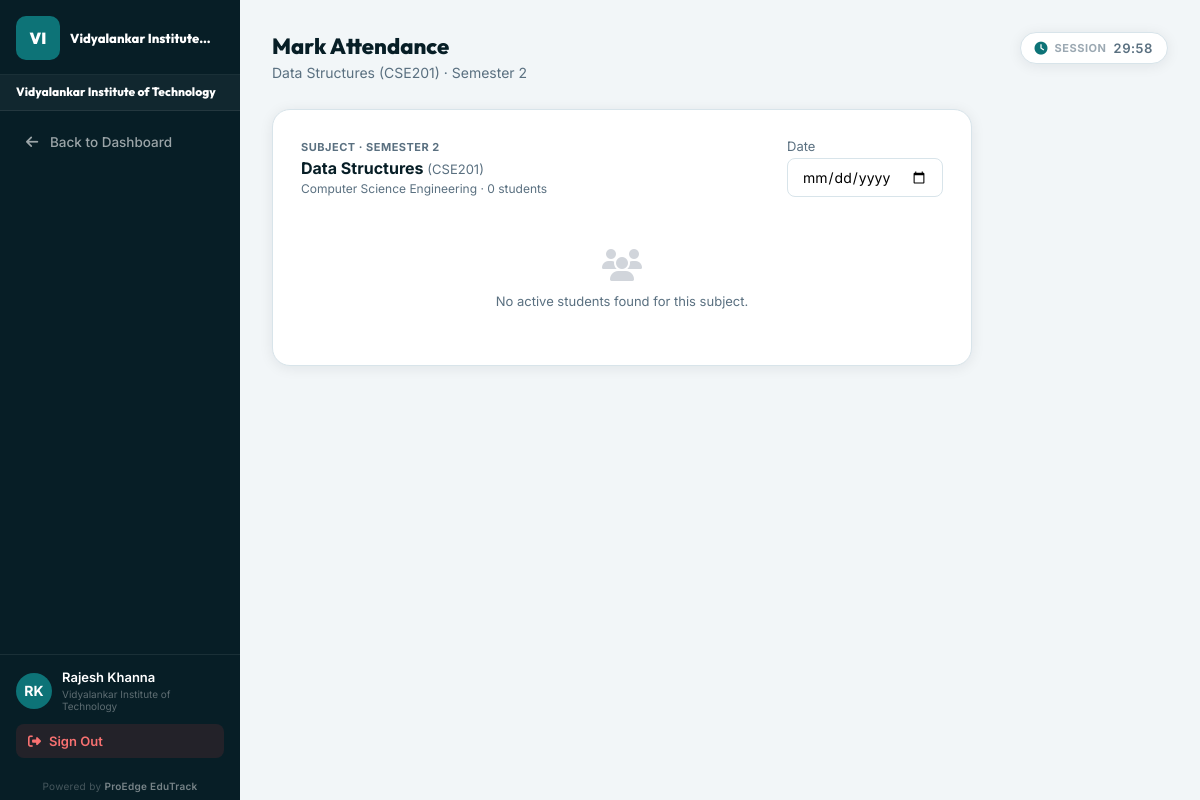
The page /dashboard/faculty/attendance/357/ (signed in) on the database its author committed.
### students/models.py (models this page shows, shortened)
class College(models.Model):
    name = models.CharField(max_length=150, unique=True)
    code = models.CharField(max_length=30, unique=True)
    city = models.CharField(max_length=100, blank=True)
    state = models.CharField(max_length=100, blank=True)
    logo = models.ImageField(upload_to='college_logos/', null=True, blank=True)
    student_id_rule = models.CharField(max_length=100, default='{YEAR}-{CODE}-{DEPT}-{SERIAL}')
    faculty_id_rule = models.CharField(max_length=100, default='FAC-{CODE}-{SERIAL}')
    email = models.EmailField(null=True, blank=True)
    website = models.URLField(null=True, blank=True)
    is_active = models.BooleanField(default=True)
    created_at = models.DateTimeField(auto_now_add=True)

class Subject(models.Model):
    CATEGORY_CHOICES = [
        ('PC',    'Program Core'),
        ('PE',    'Program Elective'),
        ('OE',    'Open Elective'),
        ('BS',    'Basic Science'),
        ('PC/BS', 'Program Core / Basic Science'),
        ('MC',    'Mandatory Course'),
        ('PW',    'Project Work'),
        ('AC',    'Audit Course'),
        ('HS',    'Humanities & Social Science'),
        ('ES',    'Engineering Science'),
        ('OTHER', 'Other'),
    ]
    name = models.CharField(max_length=100)
    code = models.CharField(max_length=20)  # unique per department, not globally
    department = models.ForeignKey(Department, on_delete=models.CASCADE)
    semester = models.IntegerField()
    weekly_hours = models.IntegerField(default=3)
    lecture_hours   = models.IntegerField(default=3, help_text="Lecture hours per week (L)")
    tutorial_hours  = models.IntegerField(default=0, help_text="Tutorial hours per week (T)")
    practical_hours = models.IntegerField(default=0, help_text="Practical/Lab hours per week (P)")
    credits         = models.IntegerField(default=3, help_text="Credits (C)")
    category        = models.CharField(max_length=10, choices=CATEGORY_CHOICES, default='PC', help_text="Subject category")
    class Meta:
        unique_together = ('department', 'code')

class Department(models.Model):
    college = models.ForeignKey(College, on_delete=models.CASCADE, null=True, blank=True, related_name='departments')
    name = models.CharField(max_length=100)
    code = models.CharField(max_length=20)
    section_capacity = models.PositiveIntegerField(default=60)
    description = models.TextField(null=True, blank=True)
    established_year = models.IntegerField(null=True, blank=True)
    created_at = models.DateTimeField(auto_now_add=True)
    is_deleted = models.BooleanField(default=False)
    class Meta:
        unique_together = (
            ('college', 'name'),
            ('college', 'code'),
        )

### students/views/_legacy.py (the view, shortened to what this page needs)
# urls.py: path('dashboard/faculty/attendance/<int:subject_id>/', views.faculty_mark_attendance, name='faculty_mark_attendance'),
@login_required
def faculty_mark_attendance(request, subject_id):
    subject = get_object_or_404(Subject, pk=subject_id)
    try:
        faculty = Faculty.objects.get(user=request.user)
    except Faculty.DoesNotExist:
        faculty = None
    allowed, msg = _check_attendance_permission(request.user, subject)
    if not allowed:
        messages.error(request, msg)
        return redirect('dashboard')
    if msg: messages.info(request, msg)
    students = Student.objects.filter(
        department=subject.department,
        current_semester=subject.semester,
        status='ACTIVE',
        is_deleted=False
    ).select_related('user').order_by('roll_number')
    context = {'subject': subject, 'students': students, 'today': timezone.now().date()}
    return render(request, 'faculty/mark_attendance.html', context)

### students/context_processors.py (called while the page is built)
def college_branding(request):
    if not request.user.is_authenticated or request.user.is_superuser:
        return {}
    try:
        role = UserRole.objects.select_related('college').get(user=request.user)
        college = role.college
    except UserRole.DoesNotExist:
        return {}
    if not college:
        return {'college': None, 'branding': None}
    branding, _ = CollegeBranding.objects.get_or_create(college=college)
    return {'college': college, 'branding': branding}

### students/views/_legacy.py (called while the page is built, shortened)
def _check_attendance_permission(user, subject, slot=None):
    from django.conf import settings
    role = getattr(user, 'userrole', None)
    if not role: return False, "No role assigned."
    if user.is_superuser: return True, ""
    if role.role == 2 and hasattr(user, 'hod') and user.hod.department == subject.department:
        return True, ""

### templates/faculty/mark_attendance.html (shortened to what this page needs)
{% extends 'dashboards/base_dashboard.html' %}
{% block page_title %}Mark Attendance{% endblock %}
{% block page_sub %}{{ subject.name }} ({{ subject.code }}) · Semester {{ subject.semester }}{% endblock %}
{% block sidebar_links %}
<a href="{% url 'faculty_dashboard' %}" class="sb-link"><i class="fas fa-arrow-left"></i> Back to Dashboard</a>
{% endblock %}
{% block dashboard_content %}
<div class="att-form">
  <div class="att-header">
    <div>
      <div style="font-size:11px;color:var(--muted);font-weight:700;text-transform:uppercase;letter-spacing:.5px;margin-bottom:4px">Subject · Semester {{ subject.semester }}</div>
      <div style="font-size:16px;font-weight:700;color:var(--deep)">{{ subject.name }} <span style="color:var(--muted);font-weight:400;font-size:13px">({{ subject.code }})</span></div>
      <div style="font-size:12px;color:var(--muted);margin-top:3px">{{ subject.department.name }} · {{ students|length }} student{{ students|length|pluralize }}</div>
    </div>
    <div>
      <div style="font-size:13px;color:var(--muted);margin-bottom:4px">Date</div>
      <input type="date" id="date-picker" value="{{ today }}" class="date-input"/>
    </div>
  </div>
  {% if students %}
  <div class="bulk-btns">
    <button type="button" class="bulk-btn" onclick="markAll('PRESENT')"><i class="fas fa-check" style="color:var(--teal)"></i> All Present</button>
    <button type="button" class="bulk-btn" onclick="markAll('ABSENT')"><i class="fas fa-times" style="color:var(--red)"></i> All Absent</button>
  </div>
  <form method="POST">
    {% csrf_token %}
    <input type="hidden" name="date" id="form-date" value="{{ today }}"/>
    {% for student in students %}
    <div class="student-row">
      <div class="s-avatar">{{ student.user.first_name|first|upper }}{{ student.user.last_name|first|upper }}</div>
      <div style="flex:1">
        <div class="s-name">{{ student.user.get_full_name|default:student.user.username }}</div>
        <div class="s-roll">{{ student.roll_number }}</div>
      </div>
      <div class="radio-group">
        <label class="radio-opt">
          <input type="radio" name="status_{{ student.id }}" value="PRESENT" checked/>
          <label style="color:var(--teal)">Present</label>
        </label>
        <label class="radio-opt">
          <input type="radio" name="status_{{ student.id }}" value="ABSENT"/>
          <label style="color:var(--red)">Absent</label>
        </label>
        <label class="radio-opt">
          <input type="radio" name="status_{{ student.id }}" value="LATE"/>
          <label style="color:var(--gold)">Late</label>
        </label>
      </div>
    </div>
    {% endfor %}
    <button type="submit" class="submit-btn"><i class="fas fa-save"></i> Save Attendance</button>
  </form>
  {% else %}
    <div class="empty"><i class="fas fa-users" style="font-size:32px;display:block;margin-bottom:12px;color:#d1d5db"></i>No active students found for this subject.</div>
  {% endif %}
</div>
{% endblock %}

### templates/dashboards/base_dashboard.html (shortened to what this page needs)
{% extends 'base.html' %}
{% load static %}
{% block body %}
<div class="db-layout">
  <aside class="db-sidebar" id="db-sidebar">
    <div class="sb-head">
      {% if college and college.logo %}
        <img src="{{ college.logo.url }}" alt="{{ college.name }}" class="sb-college-logo"/>
        <button class="sb-close" id="sb-close" aria-label="Close menu"><i class="fas fa-times"></i></button>
      {% elif college %}
        <div class="sb-college-initials">{{ college.code|slice:":2"|upper }}</div>
        <div class="sb-college-head-name">{{ college.name|truncatechars:22 }}</div>
      {% else %}
        <div style="font-family:'Outfit',sans-serif;font-size:20px;font-weight:900;color:#fff">Edu<span style="color:var(--teal-lt)">Track</span></div>
        <button class="sb-close" id="sb-close" aria-label="Close menu"><i class="fas fa-times"></i></button>
      {% endif %}
    </div>
    {% if college %}
    <div class="sb-college-banner">
      <div class="sb-college-name">{{ college.name }}</div>
    </div>
    {% endif %}
    <nav class="sb-nav">
      {% block sidebar_links %}{% endblock %}
    </nav>
    <div class="sb-foot">
      <div class="sb-user">
        <div class="sb-avatar">{{ request.user.first_name|first|upper }}{{ request.user.last_name|first|upper }}</div>
        <div class="sb-user-info">
          <div class="sb-user-name">{{ request.user.get_full_name|default:request.user.username }}</div>
          {% if college %}<div class="sb-user-college">{{ college.name }}</div>{% endif %}
        </div>
      </div>
      <a href="{% url 'logout' %}" class="sb-logout">
        <i class="fas fa-sign-out-alt"></i> Sign Out
      </a>
    </div>
    <div class="sb-powered">Powered by <span>ProEdge EduTrack</span></div>
  </aside>
  <main class="db-main">
    <div class="db-page-head">
      <div class="db-page-head-row">
        <div>
          <h1 class="db-page-title">{% block page_title %}Dashboard{% endblock %}</h1>
          <p class="db-page-sub">{% block page_sub %}Welcome back, {{ request.user.first_name|default:request.user.username }}{% endblock %}</p>
        </div>
        <div class="topbar-session-timer{% if request.is_college_admin %} admin-timer-hidden{% endif %}" id="sb-session-timer" title="Session time remaining">
          <i class="fas fa-clock"></i>
          <span class="timer-label">Session</span>
          <span id="sb-timer-display" style="font-variant-numeric:tabular-nums;letter-spacing:.5px">--:--</span>
        </div>
      </div>
    </div>
    {% block dashboard_content %}{% endblock %}
  </main>
</div>
{% endblock %}

### templates/base.html (style rules this page uses)
*,*::before,*::after { margin:0;padding:0;box-sizing:border-box }
:root { --teal:#0d7377;--teal-lt:#14a085;--teal-dk:#095c60; --gold:#e6a817;--gold-lt:#f5c842; --deep:#071e26;--deep2:#0b2d38; --bg:#f2f6f8;--surface:#fff;--surface2:#e8f0f3; --border:#d8e4ea;--text:#0d1f2d;--muted:#5a7080; --green:#10b981;--red:#ef4444;--warning:#f59e0b; --sh:0 2px 14px rgba(7,30,38,.08); --sh-md:0 6px 28px rgba(7,30,38,.12); --r:10px;--r-lg:18px; }
html { scroll-behavior:smooth }
body { font-family:'Inter',sans-serif;background:var(--bg);color:var(--text);min-height:100vh }
a { text-decoration:none }

### templates/faculty/mark_attendance.html (style rules this page uses)
.att-form { background:#fff;border:1px solid var(--border);border-radius:var(--r-lg);box-shadow:var(--sh);padding:28px;max-width:700px }
.att-header { display:flex;align-items:center;justify-content:space-between;margin-bottom:24px;flex-wrap:wrap;gap:12px }
.date-input { padding:9px 14px;border:1.5px solid var(--border);border-radius:8px;font-size:14px;font-family:'Inter',sans-serif;outline:none;transition:border-color .2s }
.empty { text-align:center;padding:40px;color:var(--muted) }

### templates/dashboards/base_dashboard.html (style rules this page uses)
.db-layout { display:flex;min-height:100vh }
.db-sidebar { width:240px;background:var(--deep);color:#fff;display:flex;flex-direction:column;flex-shrink:0;position:sticky;top:0;height:100vh;overflow-y:auto;transition:transform .3s ease }
.sb-head { padding:16px 16px 14px;border-bottom:1px solid rgba(255,255,255,.08);display:flex;align-items:center;gap:10px;min-height:72px }
.sb-college-initials { width:44px;height:44px;border-radius:10px;background:var(--teal);display:flex;align-items:center;justify-content:center;font-family:'Outfit',sans-serif;font-size:16px;font-weight:900;color:#fff;flex-shrink:0 }
.sb-college-head-name { font-family:'Outfit',sans-serif;font-size:13px;font-weight:800;color:#fff;line-height:1.3;flex:1;min-width:0;word-break:break-word }
.sb-nav { padding:14px 12px;flex:1 }
.sb-foot { padding:14px 16px;border-top:1px solid rgba(255,255,255,.08) }
.sb-user { display:flex;align-items:center;gap:10px;margin-bottom:12px }
.sb-avatar { width:36px;height:36px;border-radius:50%;background:var(--teal);display:flex;align-items:center;justify-content:center;font-size:14px;font-weight:700;color:#fff;flex-shrink:0 }
.sb-user-name { font-size:13px;font-weight:600;color:#fff;line-height:1.3 }
.sb-user-college { font-size:10px;color:rgba(255,255,255,.35);margin-top:2px }
.sb-logout { display:flex;align-items:center;gap:8px;padding:9px 12px;border-radius:8px;background:rgba(239,68,68,.12);color:#f87171;font-size:13px;font-weight:600;text-decoration:none;transition:background .2s }
.sb-college-banner { padding:9px 16px 10px;border-bottom:1px solid rgba(255,255,255,.08);background:rgba(255,255,255,.04) }
.sb-college-name { font-family:'Outfit',sans-serif;font-size:12px;font-weight:800;color:#fff;line-height:1.3;word-break:break-word }
.sb-powered { padding:8px 16px;font-size:10px;color:rgba(255,255,255,.25);text-align:center;letter-spacing:.3px }
.sb-powered span { color:rgba(255,255,255,.45);font-weight:600 }
.topbar-session-timer { display:flex;align-items:center;gap:7px;font-size:13px;font-weight:600;color:var(--muted);padding:7px 14px;border-radius:99px;background:#fff;border:1px solid var(--border);box-shadow:var(--sh);transition:all .3s;white-space:nowrap;flex-shrink:0 }
.topbar-session-timer i { font-size:13px;color:var(--teal) }
.topbar-session-timer .timer-label { font-size:11px;font-weight:700;text-transform:uppercase;letter-spacing:.5px;opacity:.6 }
.db-page-head-row { display:flex;align-items:flex-start;justify-content:space-between;gap:16px;flex-wrap:wrap }
.db-main { flex:1;padding:32px;min-width:0;background:var(--bg) }
.db-page-head { margin-bottom:28px }
.db-page-title { font-family:'Outfit',sans-serif;font-size:22px;font-weight:800;color:var(--deep);margin-bottom:4px }
.db-page-sub { font-size:14px;color:var(--muted) }
.sb-link { display:flex;align-items:center;gap:10px;padding:9px 12px;border-radius:8px;color:rgba(255,255,255,.6);font-size:13.5px;font-weight:500;text-decoration:none;transition:all .2s;margin-bottom:2px }
.sb-link i { width:16px;text-align:center;font-size:14px;flex-shrink:0 }
.empty { text-align:center;padding:28px 0;color:var(--muted);font-size:13px }
.empty i { font-size:26px;display:block;margin-bottom:8px;color:#d1d5db }

### rows shown on the page
College: code "VI", name "Vidyalankar Institute…", name "Vidyalankar Institute of Technology"
Subject: name "Data Structures", code "CSE201", semester "2", department.name "Computer Science Engineering"

### other values the page prints
{{ request.user.first_name|first|upper }} "R"
{{ request.user.last_name|first|upper }} "K"
{{ request.user.get_full_name|default:request.user.username }} "Rajesh Khanna"
{{ students|length }} "0"
